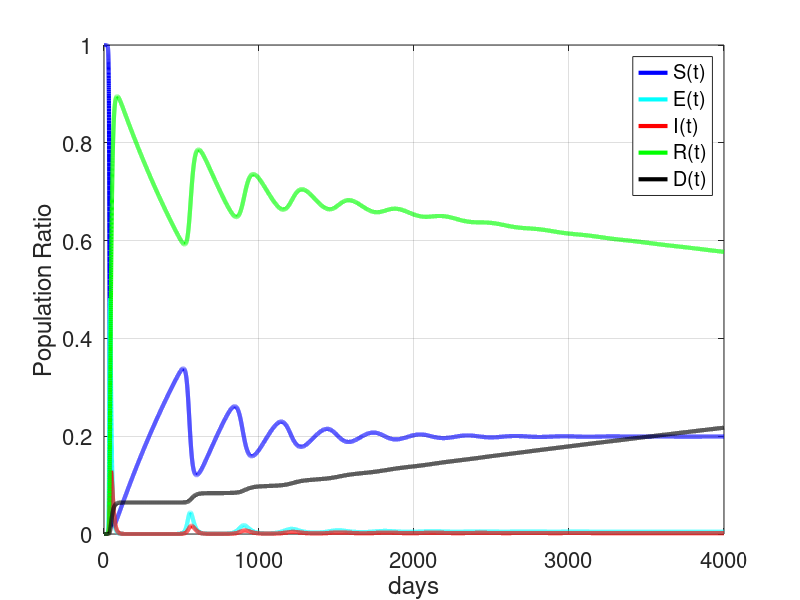
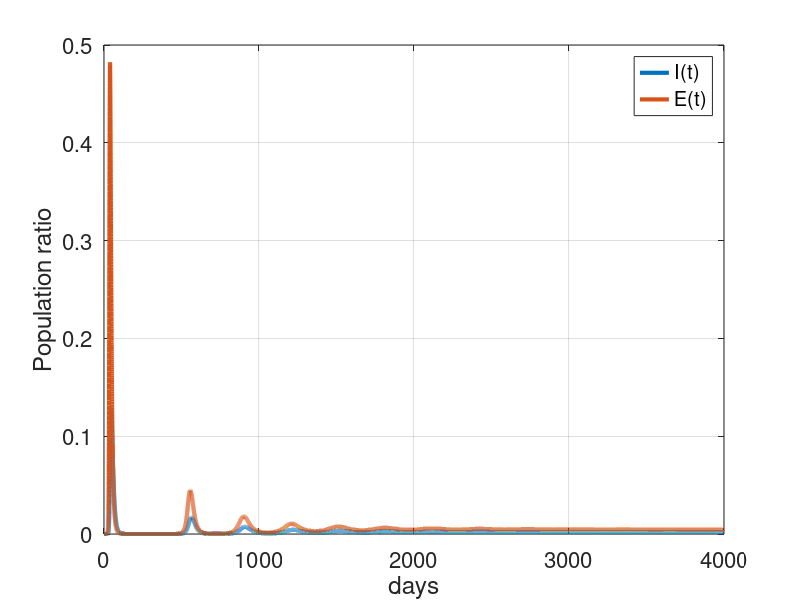

These charts were generated, in order, by the following MATLAB code:
% A simulation of the susceptible-exposed-infected-recovered-passed (SEIRP) model for
% epidemic diseases
%
% Reza Sameni, March 2020
% reza.sameni@gmail.com
%
% The Open Source Electrophysiological Toolbox, version 3.14, March 2020
% Released under the GNU General Public License
% https://gitlab.com/rsameni/OSET/

clear;
close all;
clc;

dt = 0.1; % simulation time step (in days)
scenario = 'A';

switch scenario
    case 'A'
        T = 4000; % days
        K = round(T/dt);
        alpha_e = 0.65*ones(1, K);
        alpha_i = 0.005*ones(1, K);
        kappa = 0.05*ones(1, K);
        rho = 0.08*ones(1, K);
        beta = 0.1*ones(1, K);
        mu = 0.02*ones(1, K);
        gamma = 0.001*ones(1, K);
        N = 84.0e6;
    case 'B'
        T = 300; % days
        K = round(T/dt);
        alpha_e = 0.65*ones(1, K);
        alpha_i = 0.005*ones(1, K);
        kappa = 0.05*ones(1, K);
        rho = 0.08*ones(1, K);
        beta = 0.1*ones(1, K);
        mu = 0.02*ones(1, K);
        gamma = 0.0*ones(1, K);
        N = 84.0e6;
    case 'C'
        T = 3000; % days
        K = round(T/dt);
        alpha_e = 0.095*linspace(1, 0.1, K);
        alpha_i = 0.005*linspace(1, 0.1, K);
        kappa = 0.05*ones(1, K);
        rho = 0.08*ones(1, K);
        beta = 0.1*ones(1, K);
        mu = 0.02*ones(1, K);
        gamma = 0.001*ones(1, K);
        N = 84.0e6;
    case 'D'
        T = 4000; % days
        K = round(T/dt);
        alpha_e = 0.65*ones(1, K);
        alpha_i = 0.005*ones(1, K);
        kappa = 0.005*ones(1, K);
        rho = 0.08*ones(1, K);
        beta = 0.1*ones(1, K);
        mu = 0.02*ones(1, K);
        gamma = 0.001*ones(1, K);
        N = 84.0e6;
end

s = zeros(1, K);
e = zeros(1, K);
i = zeros(1, K);
r = zeros(1, K);
d = zeros(1, K);

s(1) = (N - 1)/N;
e(1) = 1/N;
i(1) = 0;
r(1) = 0;
d(1) = 0;

for t = 1 : K - 1
    s(t + 1) = (-alpha_e(t) * s(t) * e(t) - alpha_i(t) * s(t) * i(t) + gamma(t) * r(t)) * dt + s(t);
    e(t + 1) = (alpha_e(t) * s(t) * e(t) + alpha_i(t) * s(t) * i(t) - kappa(t) * e(t) - rho(t) * e(t)) * dt + e(t);
    i(t + 1) = (kappa(t) * e(t) - beta(t) * i(t) - mu(t) * i(t))* dt + i(t);
    r(t + 1) = (beta(t) * i(t) + rho(t) * e(t) - gamma(t) * r(t)) * dt + r(t);
    d(t + 1) = (mu(t) * i(t)) * dt + d(t);
end

t = dt*(0 : K - 1);
figure;
hold on
plot(t, s, 'b', 'linewidth', 3);
plot(t, e, 'c', 'linewidth', 3);
plot(t, i, 'r', 'linewidth', 3);
plot(t, r, 'g', 'linewidth', 3);
plot(t, d, 'k', 'linewidth', 3);
grid
legend('S(t)', 'E(t)', 'I(t)', 'R(t)', 'D(t)');
ylabel('Population Ratio');
xlabel('days');
set(gca, 'fontsize', 16)
set(gca, 'box', 'on');

figure;
hold on
plot(t, i, 'linewidth', 3);
plot(t, e, 'linewidth', 3);
grid
legend('I(t)', 'E(t)');
ylabel('Population ratio');
xlabel('days');
set(gca, 'fontsize', 16)
set(gca, 'box', 'on');
% title('The infection rate over time');